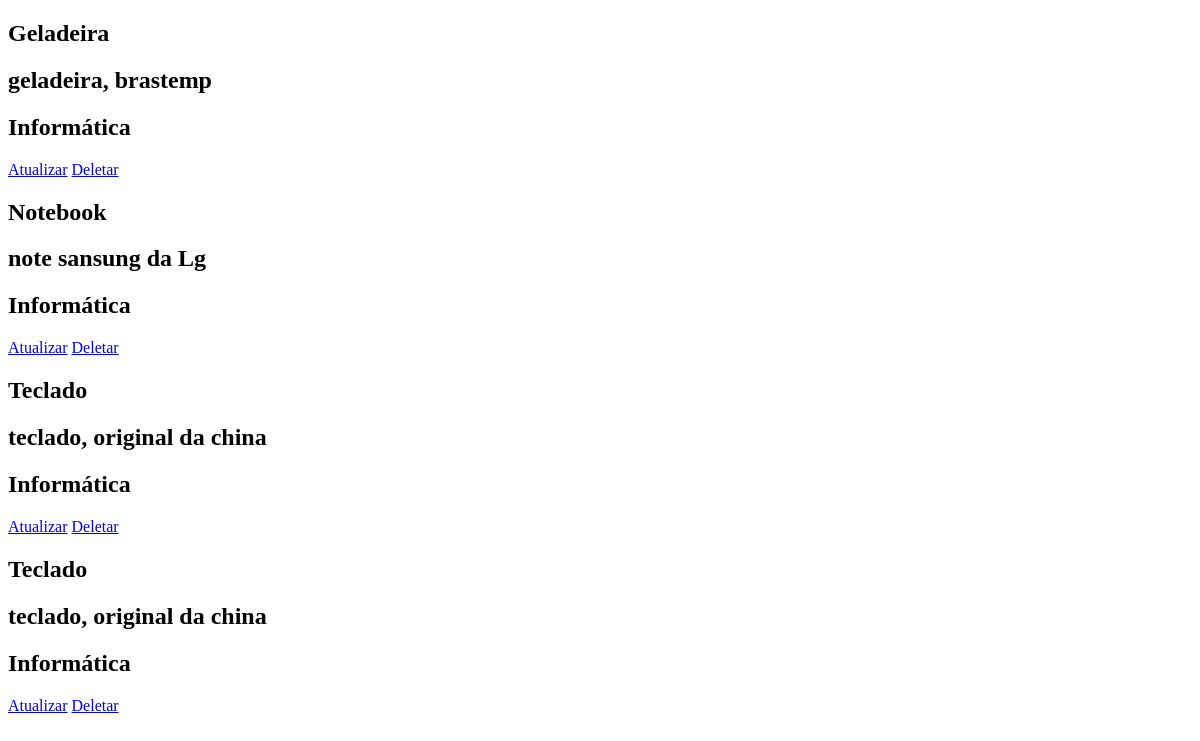
The app's page /, older data.
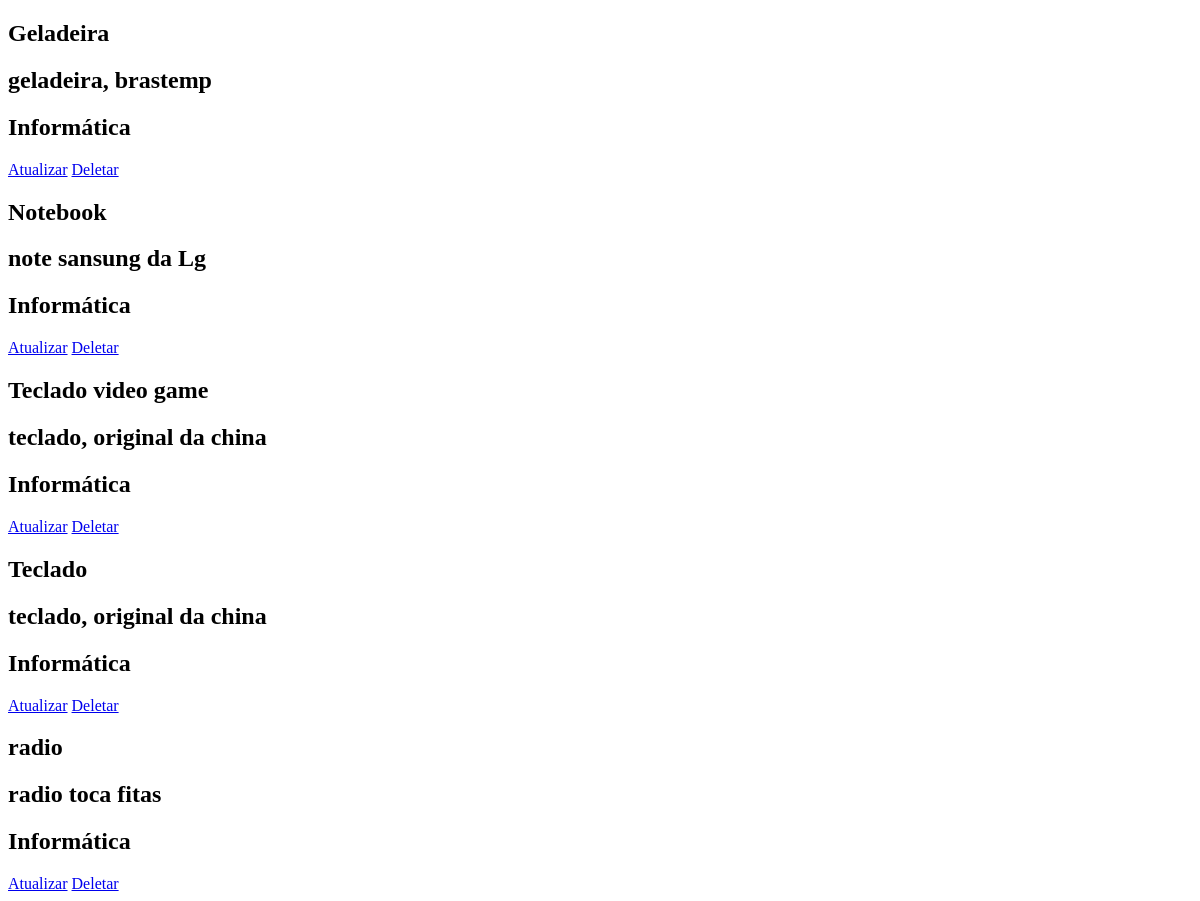
The same page, newer data.
### CRUD/models.py (models this page shows, shortened)
class Produto(models.Model):
    index = models.BigAutoField(primary_key=True)
    nome = models.CharField(max_length=200)
    descricao = models.TextField(max_length=500)
    categoria = models.ForeignKey(Categoria, models.CASCADE)

class Categoria(models.Model):
    index = models.BigAutoField(primary_key=True)
    nome = models.CharField(max_length=255, null=False)

### CRUD/views/lista_produto.py (the view)
# urls.py: path('', lista_produto, name='lista_produto'),
def lista_produto(request):
    l_produto = Produto.objects.all()
    context = {
        'lista_produto': l_produto
    }
    return render(request, 'produto/lista-produto.html', context= context)

### templates/produto/lista-produto.html
{% extends 'index.html' %}
{% block content %}
    <div>
        {% for p in lista_produto %}
            <h2>{{ p.nome }}</h2>
            <h2>{{ p.descricao }}</h2>
            <h2>{{ p.categoria.nome }}</h2>
            <a href="/atualizar/produto/{{p.index}}/"> Atualizar</a>
            <a href="/deletar/produto/{{p.index}}/">Deletar</a>
        {% endfor%}
    </div>
{% endblock %}

Row changes from the older to the newer data that the page shows:
changed Produto: nome "Teclado" → "Teclado video game"
added Produto: nome "radio", descricao "radio toca fitas", categoria.nome "Informática"
